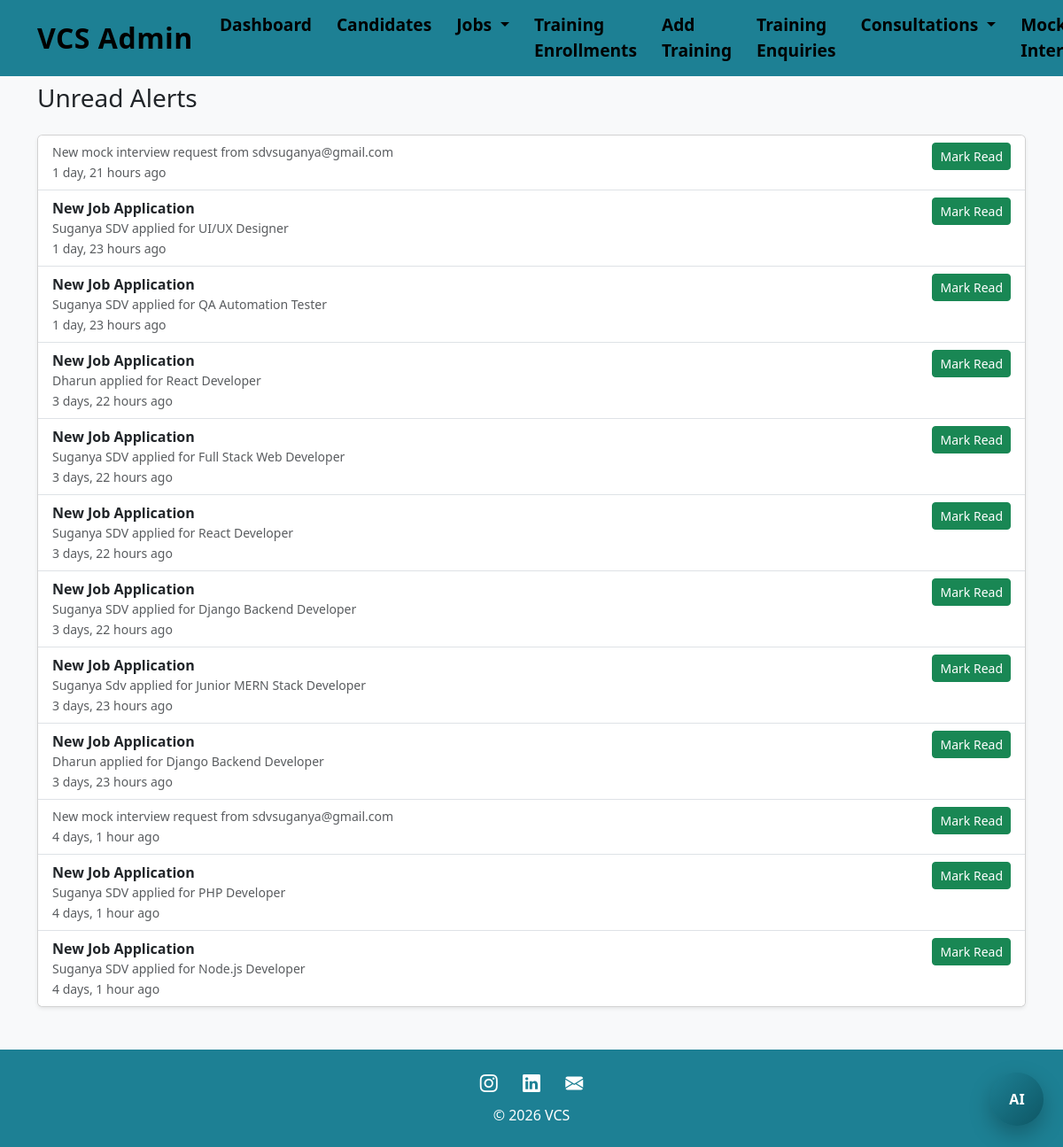
Page /auth/admin/alerts/ (signed in) on the earlier database version.
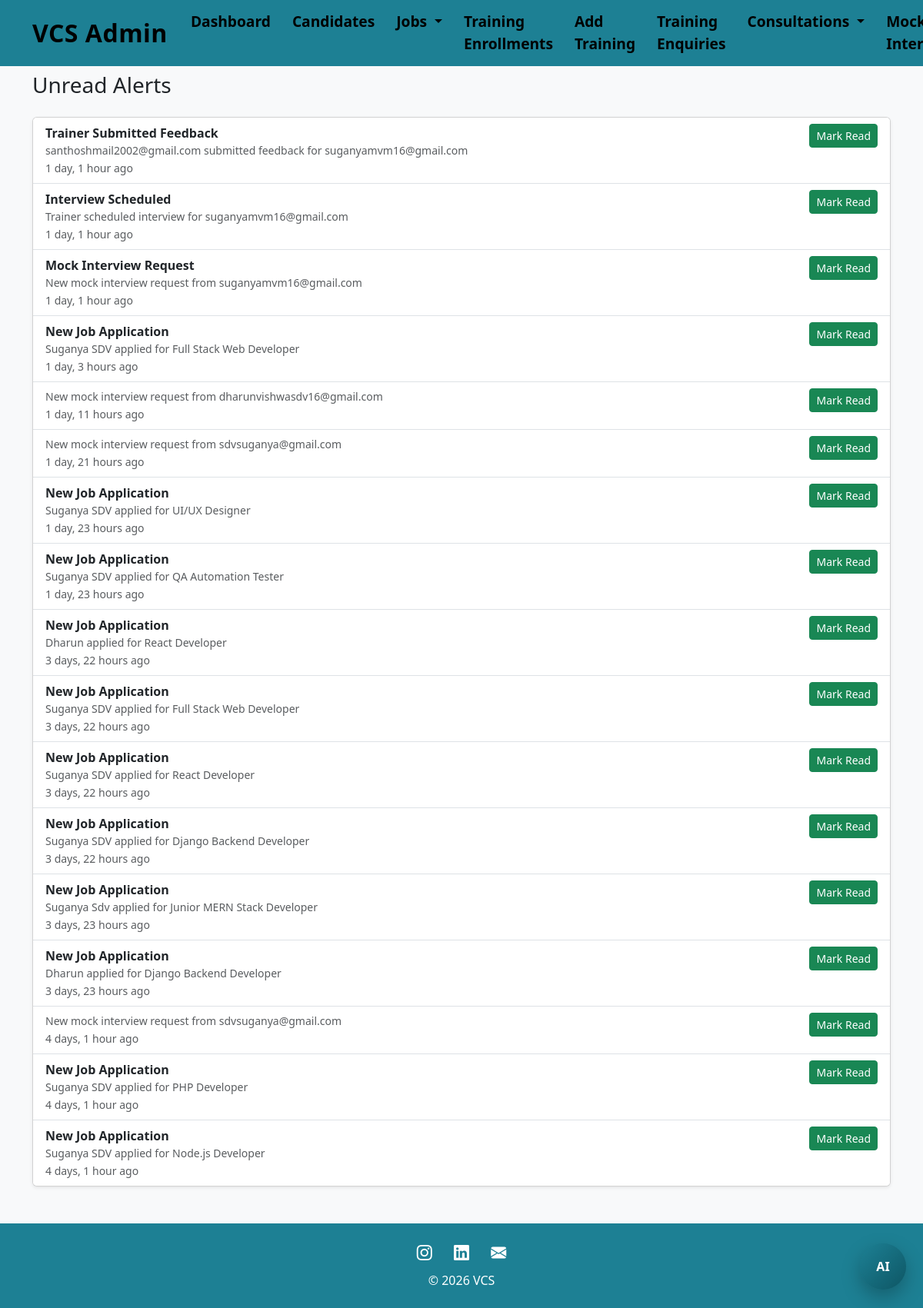
Same page on the later database version.
### accounts/models.py (models this page shows, shortened)
class Notification(models.Model):
    user = models.ForeignKey(
        settings.AUTH_USER_MODEL,
        on_delete=models.CASCADE,
        related_name="notifications",
        null=True,
        blank=True
    )
    title = models.CharField(max_length=200)
    message = models.TextField()
    is_read = models.BooleanField(default=False)
    created_at = models.DateTimeField(auto_now_add=True)

### accounts/decorators.py (the view)
    def wrapper(request, *args, **kwargs):
        if not request.user.is_authenticated:
            return redirect("login")
        if not request.user.is_staff:
            messages.error(request, "Access denied.")
            return redirect("dashboard")
        return view_func(request, *args, **kwargs)

### accounts/views.py (called while the page is built)
@staff_required
def admin_unread_alerts(request):
    alerts = Notification.objects.filter(
        user__isnull=True,   # admin/global alerts only
        is_read=False
    ).order_by("-created_at")
    return render(
        request,
        "accounts/admin_alerts.html",
        {
            "title": "Unread Alerts",
            "alerts": alerts
        }
    )

### accounts/templates/accounts/admin_alerts.html (shortened to what this page needs)
{% extends "accounts/base.html" %}
{% block content %}
<h3 class="mb-4">{{ title }}</h3>
{% if alerts %}
<div class="card shadow-sm">
  <div class="list-group list-group-flush">
    {% for a in alerts %}
    <div class="list-group-item d-flex justify-content-between align-items-start">
      <div>
        <div class="fw-semibold">{{ a.title }}</div>
        <div class="text-muted small">{{ a.message }}</div>
        <small class="text-muted">{{ a.created_at|timesince }} ago</small>
      </div>
      <div>
        <form method="post" action="{% url 'mark_alert_read' a.id %}">
          <button class="btn btn-sm btn-success">
            Mark Read
          </button>
        </form>
      </div>
    </div>
    {% endfor %}
  </div>
</div>
{% else %}
<div class="alert alert-success">
  No unread alerts 🎉
</div>
{% endif %}
{% endblock %}

### accounts/templates/accounts/base.html (shortened to what this page needs)
<!DOCTYPE html>
<html>
<head>
  <link href="https://cdn.jsdelivr.net/npm/bootstrap@5.3.0/dist/css/bootstrap.min.css" rel="stylesheet">
  <link rel="stylesheet" href="https://cdn.jsdelivr.net/npm/bootstrap-icons@1.11.3/font/bootstrap-icons.css">
</head>
<body class="d-flex flex-column min-vh-100 bg-light">
<div class="fixed-top">
  {% include "accounts/navbar.html" %}
</div>
<main class="flex-fill container mt-4">
  {% block content %}{% endblock %}
</main>
<footer class="mt-auto">
  {% include "accounts/footer.html" %}
</footer>
{% if user.is_authenticated %}
<a href="{% url 'ai_chat_page' %}" class="ai-float-btn" title="AI Assistant">
    <span>AI</span>
</a>
{% endif %}
</body>
</html>

### accounts/templates/accounts/navbar.html (shortened to what this page needs)
<nav class="navbar navbar-expand-lg navbar-custom fixed-top">
  <div class="container">
    <a
      class="navbar-brand"
      href="{% if user.is_authenticated and user.is_staff %}
                {% url 'admin_home' %}
             {% else %}
                {% url 'public_home' %}
             {% endif %}"
    >
      {% if user.is_authenticated and user.is_staff %} VCS Admin {% else %} VCS
      {% endif %}
    </a>
    <div class="collapse navbar-collapse" id="mainNavbar">
      {% with request.resolver_match.url_name as url_name %}
      {% if not user.is_authenticated %}
      <ul class="navbar-nav ms-auto">
        <li class="nav-item">
          <a
            class="nav-link {% if url_name == 'home' %}active{% endif %}"
            href="{% url 'public_home' %}"
            >Home</a
          >
        </li>
        <li class="nav-item">
          <a
            class="nav-link {% if url_name == 'services' %}active{% endif %}"
            href="{% url 'services' %}"
            >Services</a
          >
        </li>
        <li class="nav-item">
          <a
            class="nav-link {% if url_name == 'pricing' %}active{% endif %}"
            href="{% url 'pricing' %}"
            >Pricing</a
          >
        </li>
        <li class="nav-item">
          <a
            class="nav-link {% if url_name == 'about' %}active{% endif %}"
            href="{% url 'about' %}"
            >About</a
          >
        </li>
        <li class="nav-item">
          <a
            class="nav-link {% if url_name == 'contact' %}active{% endif %}"
            href="{% url 'contact' %}"
            >Contact</a
          >
        </li>
        <li class="nav-item d-flex align-items-center ms-lg-3 gap-2">
          <a href="{% url 'register' %}" class="btn btn-dark px-3 py-1">
            Register
          </a>
          <a href="{% url 'login' %}" class="btn btn-outline-dark px-3 py-1">
            Login
          </a>
        </li>
      </ul>
      {% elif user.is_staff %}
      <ul class="navbar-nav me-auto">
        <li class="nav-item">
          <a
            class="nav-link {% if url_name == 'admin_dashboard' %}active{% endif %}"
            href="{% url 'admin_dashboard' %}"
          >
            Dashboard
          </a>
        </li>
        <li class="nav-item">
          <a
            class="nav-link {% if url_name == 'candidate_list' %}active{% endif %}"
            href="{% url 'candidate_list' %}"
          >
            Candidates
          </a>
        </li>
        <li class="nav-item dropdown">
          <a
            class="nav-link dropdown-toggle {% if url_name in 'create_job active_jobs review_jobs' %}active{% endif %}"
            href="#"
            data-bs-toggle="dropdown"
          >
            Jobs
          </a>
        </li>
        <li class="nav-item">
          <a
            class="nav-link {% if url_name == 'admin_enrollments' %}active{% endif %}"
            href="{% url 'admin_enrollments' %}"
          >
            Training Enrollments
          </a>
        </li>
        <li class="nav-item">
          <a
            class="nav-link {% if url_name == 'add_training' %}active{% endif %}"
            href="{% url 'add_training' %}"
          >
            Add Training
          </a>
        </li>
        <li class="nav-item">
          <a
            class="nav-link {% if url_name == 'admin_enquiries' %}active{% endif %}"
            href="{% url 'admin_enquiries' %}"
          >
            Training Enquiries
          </a>
        </li>
        {% if user.is_staff %}
          <li class="nav-item dropdown">
            <a class="nav-link dropdown-toggle" href="#" data-bs-toggle="dropdown">
              Consultations
            </a>
          </li>
          <li class="nav-item">
  <a class="nav-link" href="{% url 'admin_mock_list' %}">
    Mock Interviews
  </a>
</li>
        {% endif %}
      </ul>
      {% endif %}
       {% endwith %}
    </div>
  </div>
</nav>

### accounts/templates/accounts/footer.html (shortened to what this page needs)
<footer class="footer-bg text-white text-center py-4 mt-5">
  <div class="footer-social mb-2">
    <a href="https://www.instagram.com/vetriconsultancyservices/" target="_blank">
      <i class="bi bi-instagram"></i>
    </a>
    <a href="https://in.linkedin.com/company/vetri-technology-solutions" target="_blank">
      <i class="bi bi-linkedin"></i>
    </a>
    <a href="mailto:suganyasdv16@gmail.com">
      <i class="bi bi-envelope-fill"></i>
    </a>
  </div>
  © 2026 VCS
</footer>

### accounts/templates/accounts/base.html (style rules this page uses)
body { padding-top: 70px; background-color: #f8f9fa; }
.navbar.navbar-custom { background-color: #1d8094; }
.navbar.navbar-custom .navbar-brand { color: #000; font-weight: bold; font-size: 2em; letter-spacing: 0.5px; transition: color 0.2s ease-in-out; }
.navbar.navbar-custom .navbar-nav .nav-link { color: #000; font-weight: bold; font-size: 1.2em; padding: 6px 12px; margin: 0 2px; border-radius: 6px; transition: background-color 0.2s ease, color 0.2s ease; }
.ai-float-btn { position: fixed; right: 22px; bottom: 24px; width: 60px; height: 60px; border-radius: 50%; background: linear-gradient(135deg,#1d8094,#063f4a); color: white; display:flex; align-items:center; justify-content:center; font-weight:700; text-decoration:none; box-shadow: 0 10px 25px rgba(0,0,0,.25); z-index:9999; transition: all .25s ease; }
.ai-float-btn::after { content:""; position:absolute; width:100%; height:100%; border-radius:50%; background:rgba(29,128,148,.35); animation:pulse 2s infinite; z-index:-1; }

### accounts/templates/accounts/footer.html (style rules this page uses)
.footer-bg { background-color: #1d8094; }
.footer-social a { color:#fff; margin:0 12px; font-size:20px; display:inline-block; transition:.2s; }

Differences in the rows shown:
added Notification: title "Trainer Submitted Feedback", message "santhoshmail2002@gmail.com submitted feedback for suganyamvm16@gmail.com", created_at "1 day, 1 hour"
added Notification: title "Interview Scheduled", message "Trainer scheduled interview for suganyamvm16@gmail.com", created_at "1 day, 1 hour"
added Notification: title "Mock Interview Request", message "New mock interview request from suganyamvm16@gmail.com", created_at "1 day, 1 hour"
added Notification: title "New Job Application", message "Suganya SDV applied for Full Stack Web Developer", created_at "1 day, 3 hours"
added Notification: message "New mock interview request from dharunvishwasdv16@gmail.com", created_at "1 day, 11 hours"
